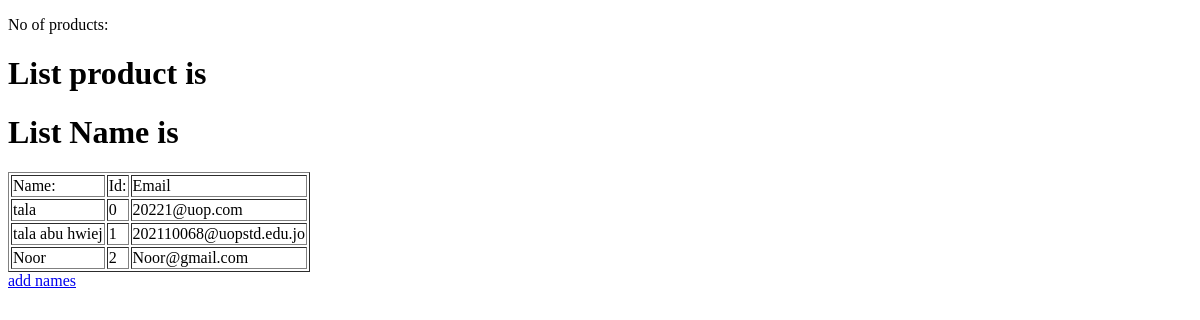
Page /info2 on the earlier database version.
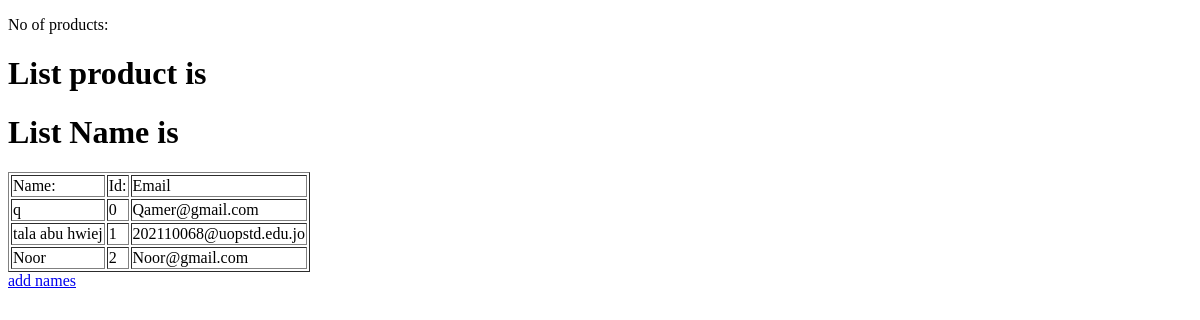
Same page on the later database version.
### room/models.py (models this page shows)
class Client(models.Model):
    cid=models.AutoField(primary_key=True,default=0)
    name=models.CharField(max_length=20)
    gender_ch=[(1,"Female"),(2,"Male")]
    gender=models.IntegerField(choices=gender_ch)
    email=models.EmailField(null=True, unique=True)
    birthdate=models.DateField()
    type=models.ForeignKey(ClientType,on_delete=models.CASCADE,default=0)
    def __str__(self):
        return self.name

### room/views.py (the view)
# urls.py: path('info2', views.info2, name="info2"),
def info2(request):
    ClientInfoList=Client.objects.all()
    return render(request,"info2.html",{"ClientInfoLists":ClientInfoList})

### room/templates/info2.html (shortened to what this page needs)
<!DOCTYPE html>
<html lang="en">
<head>
</head>
<body>
<p>No of products: {{Noproduct}} </p>
<h1>List product is </h1>
<h1>List Name is </h1>
<table border="1" >
    <tr>
        <td>Name:</td>
        <td>Id:</td>
        <td>Email</td>
    </tr>
    {% for x in ClientInfoLists%}
    <tr>
        <td>{{x}}</td>
        <td>{{x.pk}}</td>
        <td>{{x.email}}</td>
    </tr>
 {% endfor %}
</table>
<a href="{% url 'add2' %}">add names</a>
</body>
</html>

Differences in the rows shown:
changed Client id 0: name "tala" → "q"; email "20221@uop.com" → "Qamer@gmail.com"
